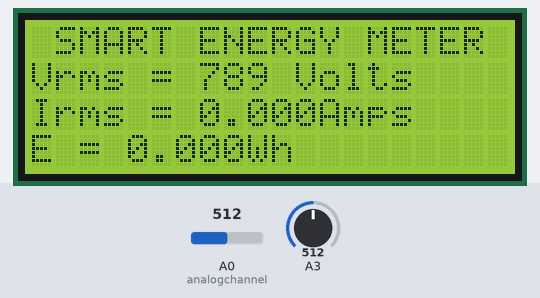
Simulated run of this sketch. Board: Arduino Uno, built with avr-gcc and run on an emulated ATmega328P. On the bench: 20×4 character LCD. Inputs (shaded band) come from the test bench; at power-on: A0 (analogchannel) = 512, A3 = 512. WiFi joins after 1.5 s; servers stay silent unless stated.

Above: at 1.3 s.
1.4 s: A0 (analogchannel) set to 490
At 3.3 s:
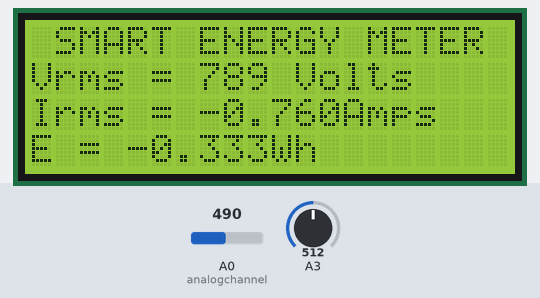
4.4 s: A3 set to 3
At 5.5 s:
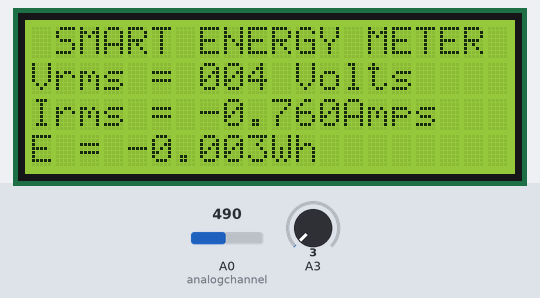
6.1 s: A3 set to 0
At 7.5 s:
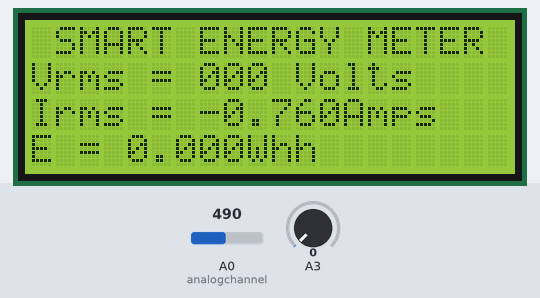
8.3 s: A0 (analogchannel) set to 521
At 10.2 s:
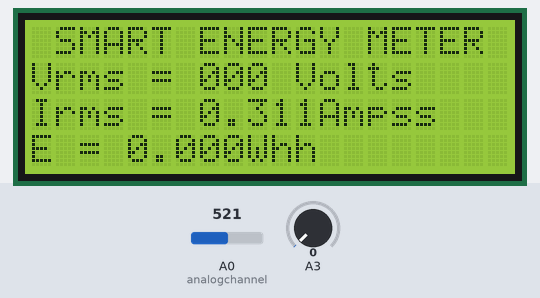
10.5 s: A0 (analogchannel) set to 511
At 11.8 s:
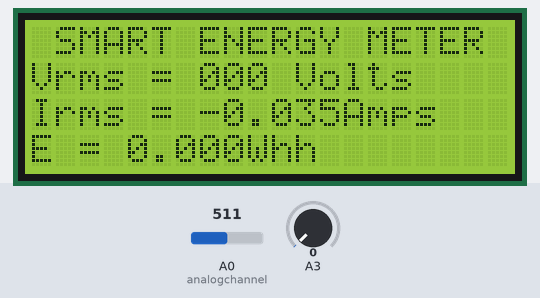
12.7 s: A3 set to 110
At 14.3 s:
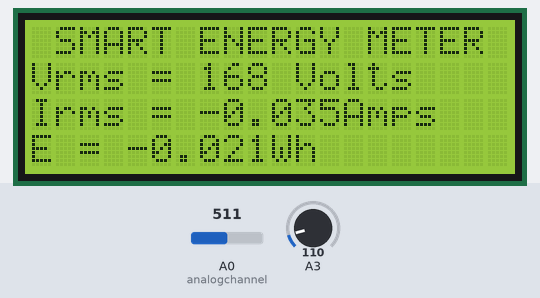
Timing chart, 0 to 15.8 s (numbered marks = the images above; inputs shaded):
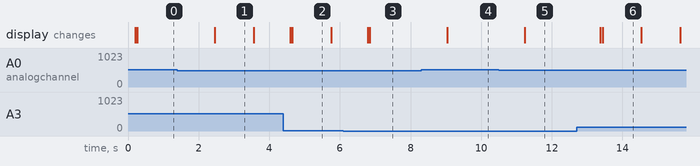

Measured:
- the behaviour switches between 2 and 1 on A3 (found by bisection; images 2 and 3)
- the behaviour switches between 511 and 512 on A0 (analogchannel) (found by bisection; images 3 and 4)
- after the input at 1.4 s, the display: changes after 1.1 s (image 1)
- after the input at 8.3 s, the display: changes after 0.74 s (image 4)
- after the input at 10.5 s, the display: changes after 0.74 s (image 5)
- after the input at 12.7 s, the display: first changes after 0.67 s (image 6 shows a later state)
- what the display in image 1 shows lasts 1.1 s, from 2.5 s to 3.6 s

The sketch:

try1.ino
```cpp
#include <SPI.h>
#include <Ethernet.h>
#include <LiquidCrystal.h>

byte mac[] = {0xDE, 0xAD, 0xBE, 0xEF, 0xFE, 0xED };
IPAddress ip(192,168,0,16);

LiquidCrystal lcd(2, 3, 4, 5, 6, 7);

float Power=0;
float Energy=0;

const int analogchannel = 0;
int sensitivity = 100;
float adcvalue= 0;
int offsetvoltage = 2500;
double Voltage = 0;
double Irms = 0;

char server[] = "192.168.0.11";
EthernetClient client;

void setup() {
  Serial.begin(9600);
  lcd.begin(20, 4);
  lcd.setCursor(1,1);
  delay(100);
}

uint16_t get_max() {
  uint16_t max_v = 0;
  for(uint8_t i = 0; i < 100; i++) {
    uint16_t r = analogRead(3);
    if(max_v < r) max_v = r;
    delayMicroseconds(200);
    Ethernet.begin(mac, ip);
  }
  return max_v;
}

void loop(){
  lcd.display();
  lcd.setCursor(1,0);
  lcd.print("SMART ENERGY METER");
  char buf[10];
  uint32_t Vrms = get_max();
  Vrms = Vrms * 1100/1023;
  Vrms /= sqrt(2);
  Vrms=Vrms*2.035;
  sprintf(buf, "%03u Volts", Vrms);

  lcd.setCursor(0, 1);
  lcd.print("Vrms = ");//Diplays Vrms
  lcd.print(buf);//Display voltage

  unsigned int temp=0;
  float maxpoint = 0;
  int i=0;

  for(i=0;i<500;i++){
    if(temp = analogRead(analogchannel),temp>maxpoint){
      maxpoint = temp;
    }
  }

  adcvalue = maxpoint;
  Voltage = (adcvalue / 1024.0) * 5000;
  Irms = ((Voltage - offsetvoltage) / sensitivity);
  Irms = ( Irms ) / ( sqrt(2) );

  Power=Vrms*Irms;

  unsigned long time;
  time= millis()/1000;

  Energy= (Power*time)/3600;

  lcd.setCursor(0,2);
  lcd.print("Irms = ");
  lcd.print(Irms,3);
  lcd.print("Amps");

  lcd.setCursor(0,3);
  lcd.print("E = ");
  lcd.print(Energy,3);
  lcd.print("Wh");
  delay(1000);

}
```
